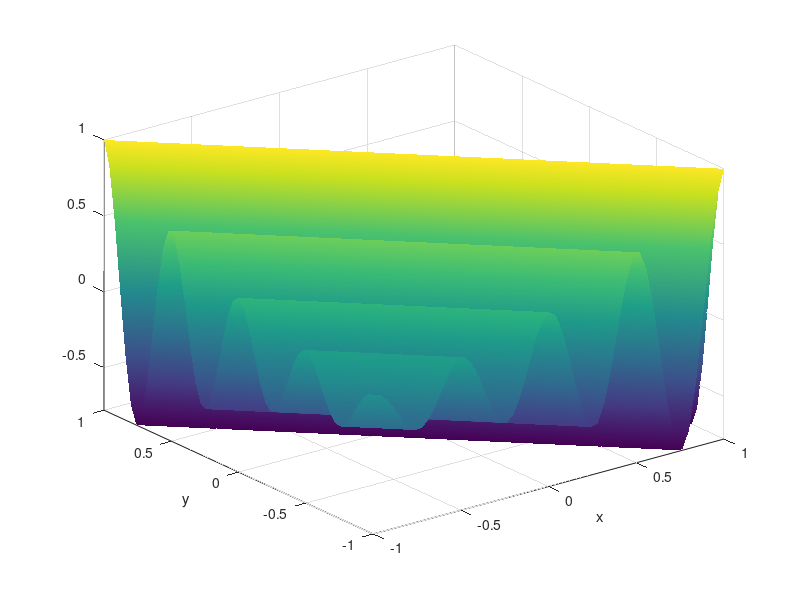

The MATLAB script that drew this image: (Note: this script raises an error after producing the figure.)

x = linspace(-1, 1, 51);
y = linspace(-1, 1, 51);

[XX, YY] = meshgrid(x,y);

conta1 = cos(4*pi*(XX+YY));
conta2 = exp(-abs(XX+YY));

f = conta1 .* conta2; %coloca-se o ponto pq nao queremos fazer uma conta matricial

surf(x, y, f), axis tight, shading interp
xlabel("x")
ylabel("y")

[x1,y1] = f2(2,3) %funcao criada na aula para exprimentar